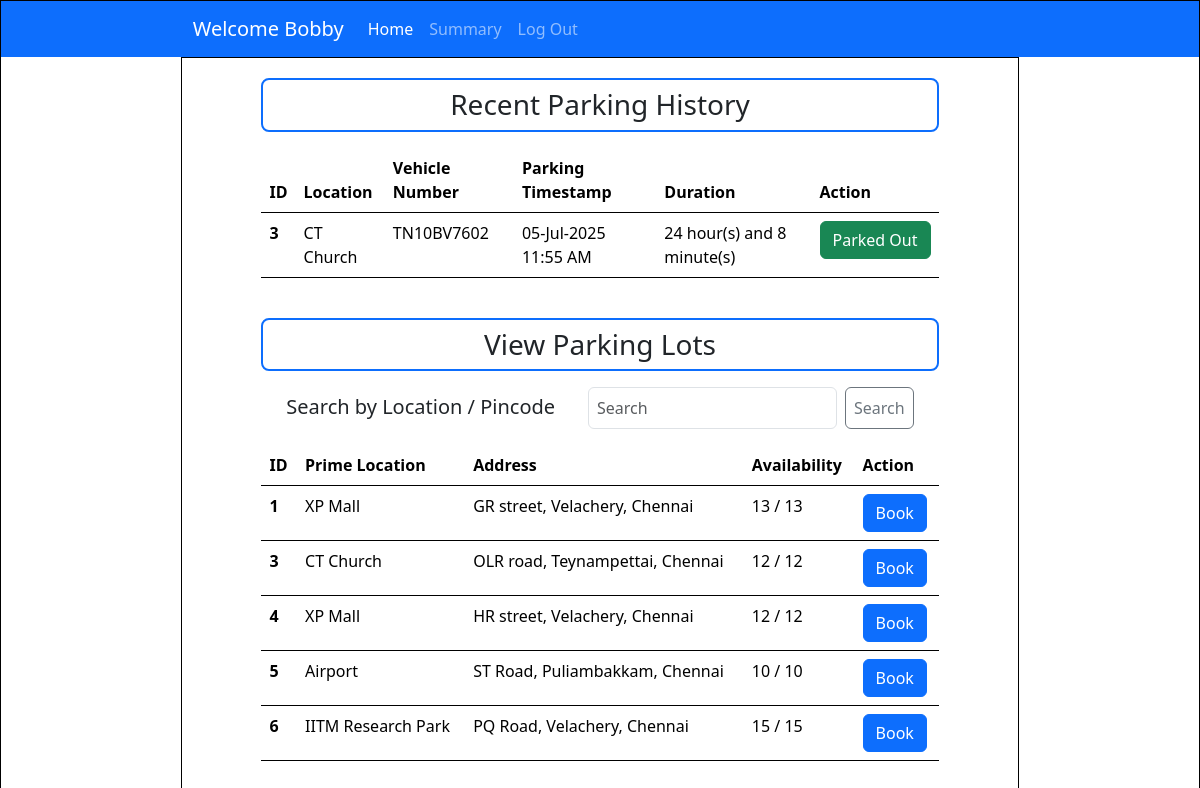
The page /user_dashboard (signed in) on the database its author committed.
### controllers/models.py (models this page shows)
class User(db.Model, UserMixin):
    id = db.Column(db.Integer, primary_key=True)
    username = db.Column(db.String, unique=True, nullable = False)
    password = db.Column(db.String, nullable=False)
    name = db.Column(db.String, nullable=False)
    address = db.Column(db.String, nullable=False)
    type = db.Column(db.String, default="general")
    pincode = db.Column(db.String(6), nullable=False)
    reservations = db.relationship('Reservation', backref='user')

class ParkingLot(db.Model):
    id = db.Column(db.Integer, primary_key = True)
    prime_location_name = db.Column(db.String, nullable=False)
    price = db.Column(db.Integer, nullable=False)
    address = db.Column(db.String, nullable=False)
    pincode = db.Column(db.Integer,nullable = False)
    maximum_spots = db.Column(db.Integer, nullable=False)
    active = db.Column(db.Boolean, nullable=False, default=True)
    spots = db.relationship('ParkingSpot', backref='lot')

class Reservation(db.Model):
    id = db.Column(db.Integer, primary_key = True)
    spot_id = db.Column(db.Integer, db.ForeignKey('parking_spot.id'), nullable=False)
    user_id = db.Column(db.Integer, db.ForeignKey('user.id'), nullable = False)
    lot_id = db.Column(db.Integer, db.ForeignKey('parking_lot.id'), nullable = False)
    parking_timestamp = db.Column(db.DateTime(timezone=True), nullable=False)
    leaving_timestamp = db.Column(db.DateTime(timezone=True), nullable=True)
    parking_price = db.Column(db.Integer, nullable=False)
    cost = db.Column(db.Integer, nullable=True)
    vehicle_no = db.Column(db.String, nullable=False)

### controllers/controller.py (the view, shortened to what this page needs)
@app.route("/user_dashboard", methods=["GET", "POST"])
@login_required
def user_dashboard():
    lots = ParkingLot.query.filter_by(active=1)
    lots_avl = []
    keyword = ""
    for lot in lots:
        total_spots = ParkingSpot.query.filter_by(lot_id=lot.id, active=1).count()
        avl_spots = ParkingSpot.query.filter_by(lot_id=lot.id, status="A").count()
        lots_avl.append({
            "lot": lot,
            "available": avl_spots,
            "total": total_spots
        })
    reservations = Reservation.query.filter_by(user_id=current_user.id)
    parking_history = []
    for event in reservations:
        lot = ParkingLot.query.filter_by(id=event.lot_id).first()
        duration='Not yet released'
        if event.leaving_timestamp!=None:
            total_minutes = int((event.leaving_timestamp - event.parking_timestamp).total_seconds() / 60)
            duration = "{} hour(s) and {} minute(s)".format(total_minutes//60, total_minutes%60 )
        parking_history.append({"booking": event, "lot": lot, "duration": duration })
    return render_template("user_home.html", lots=lots_avl, user=current_user, history=parking_history)

### app.py (called while the page is built)
@login_manager.user_loader
def load_user(user_id):
    return User.query.get(int(user_id))

### templates/user_home.html (shortened to what this page needs)
<!DOCTYPE html>
<html lang="en">
<head>
    <link href="https://cdn.jsdelivr.net/npm/bootstrap@5.3.6/dist/css/bootstrap.min.css" rel="stylesheet"
>
    <link rel="stylesheet" href="../static/style.css">
</head>
<body>
    <div id="main">
        <nav class="navbar navbar-expand-lg bg-primary" data-bs-theme="dark">
            <div class="container-fluid">
                <a class="navbar-brand" href="#">Welcome {{user.name}}</a>
                <div class="collapse navbar-collapse" id="navbarNavAltMarkup">
                    <div class="navbar-nav">
                        <a class="nav-link active" aria-current="page" href="#">Home</a>
                        <a class="nav-link" href="#">Summary</a>
                        <a class="nav-link" href="/login">Log Out</a>
                    </div>
                </div>
            </div>
        </nav>
        <div id="canvas">
            <div class="h3 text-center pt-2 pb-2 mb-3 rounded-3 border border-2 border-primary" style="margin: auto; width: 85%;">Recent Parking History</div>
            <table class="table" style="margin: auto; width: 85%; border: 2px;">
                <thead>
                    <tr>
                        <th scope="col">ID</th>
                        <th scope="col">Location</th>
                        <th scope="col">Vehicle Number</th>
                        <th scope="col">Parking Timestamp</th>
                        <th scope="col">Duration</th>
                        <th scope="col">Action</th>
                    </tr>
                </thead>
                <tbody>
                    {% for event in history %}
                    <tr>
                        <th scope="row">{{ event.lot.id }}</th>
                        <td>{{ event.lot.prime_location_name }}</td>
                        <td>{{ event.booking.vehicle_no }}</td>
                        <td>{{ event.booking.parking_timestamp.strftime('%d-%b-%Y %I:%M %p') }}</td>
                        <td>{{ event.duration }}</td>
                        <td>
                            {% if not event.booking.leaving_timestamp %}
                            <div>
                                <a href="{{ url_for('release_spot', booking_id=event.booking.id) }}"
                                    class="btn btn-danger">Release</a>
                            </div>
                            {% else %}
                            <div>
                                <input type="button" class="btn btn-success readonly" value="Parked Out">
                            </div>
                            {% endif %}
                        </td>
                    </tr>
                    {% endfor %}
                </tbody>
            </table>
            <br>
            <div class="h3 text-center pt-2 pb-2 mt-3 mb-3 rounded-3 border border-2 border-primary" style="margin: auto; width: 85%;">View Parking Lots</div>
                <div class="d-flex justify-content-evenly align-self-center flex-row mb-3" style="width: 85%; margin:auto">
                    <p class="h5 mb-0 mt-2">Search by Location / Pincode</p>
                    <form class="d-flex" role="search" method="post">
                        <input class="form-control p-2 mx-2" type="search" placeholder="Search" name="keyword" aria-label="Search" />
                        <button class="btn btn-outline-secondary p-2" type="submit">Search</button>
                    </form>
                </div>
            <table class="table" style="margin: auto; width: 85%; border: 2px;">
                <thead>
                    <tr>
                        <th scope="col">ID</th>
                        <th scope="col">Prime Location</th>
                        <th scope="col">Address</th>
                        <th scope="col">Availability</th>
                        <th scope="col">Action</th>
                    </tr>
                </thead>
                <tbody>
                    {% for item in lots %}
                    <tr>
                        <th scope="row">{{ item.lot.id }}</th>
                        <td>{{ item.lot.prime_location_name }}</td>
                        <td>{{ item.lot.address }}</td>
                        <td>{{ item.available }} / {{ item.total }}</td>
                        <td>
                            <div>
                                <a href="{{ url_for('book_spot', lot_id=item.lot.id) }}"
                                    class="btn btn-primary">Book</a>
                            </div>
                        </td>
                    </tr>
                    {% endfor %}
                </tbody>
            </table>
        </div>
    </div>
</body>
</html>

### static/style.css (style rules this page uses)
* { margin: 0px; }
#main, #canvas { border: 1px solid black; }
#canvas { width: 70%; margin: auto; height: auto; min-height: 760px; padding: 20px }
.navbar { padding-left: 15%; padding-right: 15%; }

### rows shown on the page
User: name "Bobby"
ParkingLot: lot.id "3", lot.prime_location_name "CT Church", lot.id "3", lot.prime_location_name "CT Church", lot.address "OLR road, Teynampettai, Chennai"
Reservation: booking.vehicle_no "TN10BV7602", booking.parking_timestamp "05-Jul-2025 11:55 AM"
ParkingLot: lot.id "1", lot.prime_location_name "XP Mall", lot.address "GR street, Velachery, Chennai"
ParkingLot: lot.id "4", lot.prime_location_name "XP Mall", lot.address "HR street, Velachery, Chennai"
ParkingLot: lot.id "5", lot.prime_location_name "Airport", lot.address "ST Road, Puliambakkam, Chennai"
ParkingLot: lot.id "6", lot.prime_location_name "IITM Research Park", lot.address "PQ Road, Velachery, Chennai"

### other values the page prints
{{ event.duration }} "24 hour(s) and 8 minute(s)"
{{ item.available }} "13" "12" "12" "10" "15"
{{ item.total }} "13" "12" "12" "10" "15"
